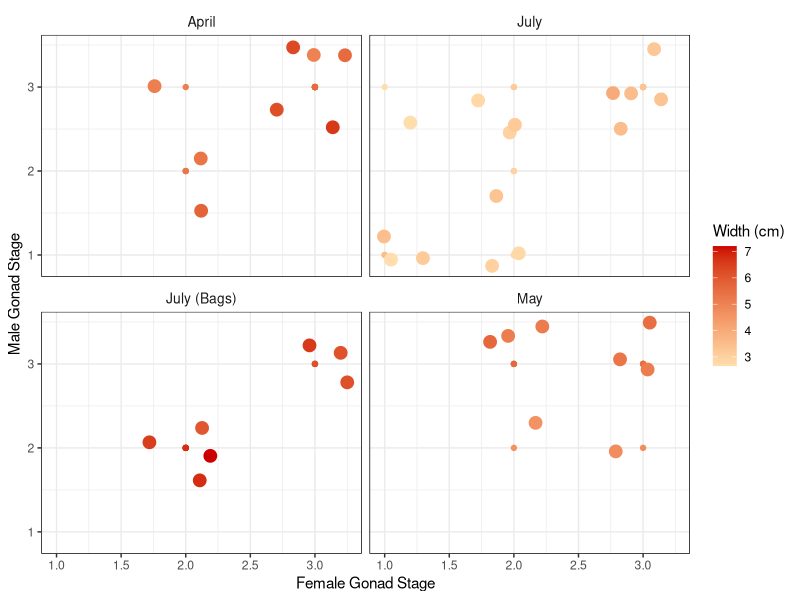
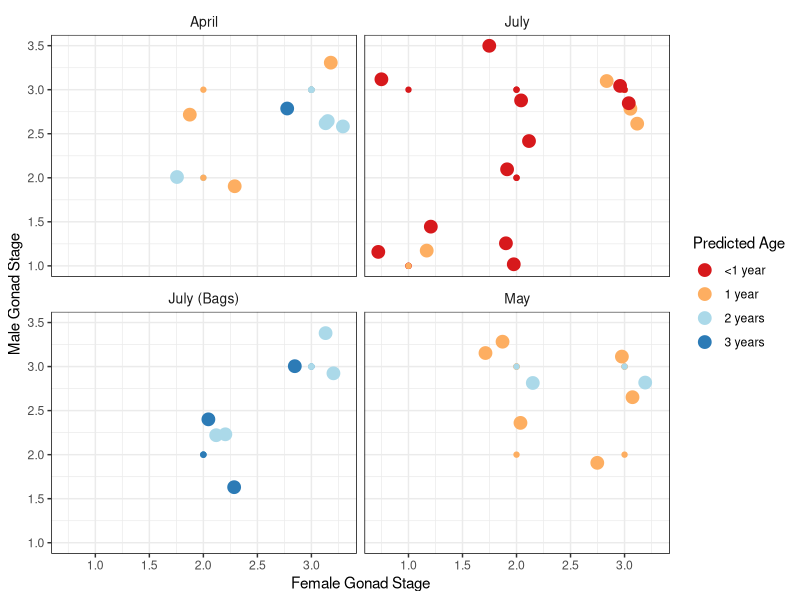
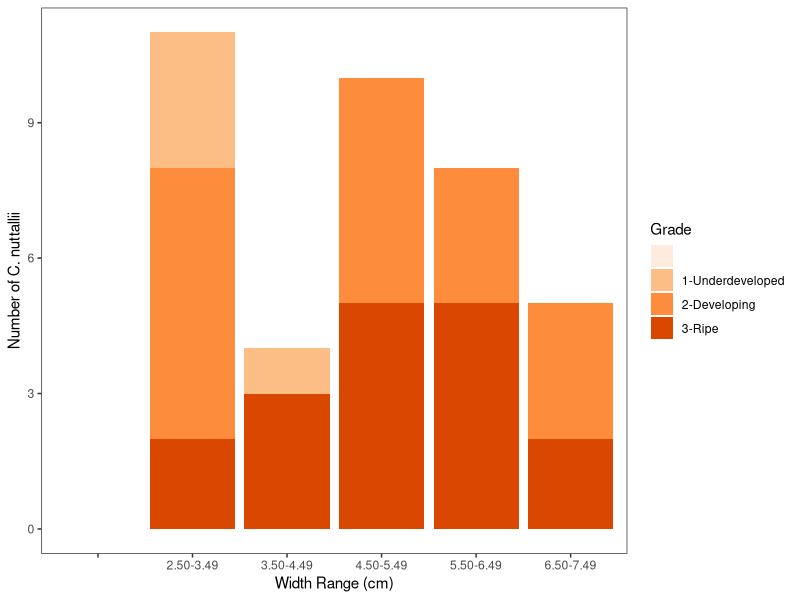

Write R code to recreate these figures, in order.
## ---- chunk 1
library(tidyverse)
library(MASS)
## ---- chunk 2
CockleData <- read.csv("../data/CockleData.csv")
## ---- chunk 3
kruskal.test(CockleData$`Female.Gonad.Grade`~CockleData$Date)
## ---- chunk 4
kruskal.test(CockleData$`Male.Grade`~CockleData$Date)
## ---- chunk 5
summary(polr(as.factor(CockleData$`Female.Gonad.Grade`)~CockleData$`Width..cm.`+CockleData$`Height..cm.`,Hess=TRUE))

ctableF <-coef(summary(polr(as.factor(CockleData$`Female.Gonad.Grade`)~CockleData$`Width..cm.`+ CockleData$`Height..cm.`,Hess=TRUE)))

p <- pnorm(abs(ctableF[, "t value"]), lower.tail = FALSE) * 2

(ctableF <- cbind(ctableF, "p value" =p))
## ---- chunk 6
ggplot(CockleData, aes(x=`Female.Gonad.Stage`, y=`Male.Gonad.Stage`, color=`Width..cm.`)) +geom_point()+facet_wrap(~Date)+geom_jitter(size=4, width =0.3, height =0.5)+xlab("Female Gonad Stage")+ylab("Male Gonad Stage")+labs(color="Width (cm)")+scale_color_gradient(low="navajowhite1",high="red3")+ theme(strip.background = element_rect( fill="white"),panel.background = element_rect(fill="white"),panel.grid.major = element_line("gray92"),panel.grid.minor = element_line("gray92"),panel.border = element_rect("black",size=0.5,fill=NA), strip.text=element_text(size=10))
## ---- chunk 7
ggplot(CockleData, aes(x=`Female.Gonad.Stage`, y=`Male.Gonad.Stage`, color=`Predicted.Age`)) +geom_point()+facet_wrap(~Date)+geom_jitter(size=4, width =0.3, height =0.5)+xlab("Female Gonad Stage")+ylab("Male Gonad Stage")+labs(color="Predicted Age")+theme(strip.background = element_rect( fill="white"),panel.background = element_rect(fill="white"), panel.grid.major = element_line("gray92"), panel.grid.minor = element_line("gray92"),
panel.border = element_rect("black",size=0.5,fill=NA),strip.text=element_text(size=10)) + scale_colour_brewer(palette="RdYlBu") 
## ---- chunk 8
SizeRange_FemaleGrade <- read.csv("../data/SizeRange_FemaleGrade.csv")
## ---- chunk 9
ggplot(SizeRange_FemaleGrade, aes(fill=Grade, x=`Width.range..cm.`,y=`Number.of.C..nuttallii`))+xlab("Width Range (cm)")+ylab("Number of C. nuttallii")+geom_bar(stat="identity")+scale_fill_brewer(palette="Oranges")+theme_bw()+theme(panel.grid.major = element_blank(),
panel.grid.minor = element_blank())
